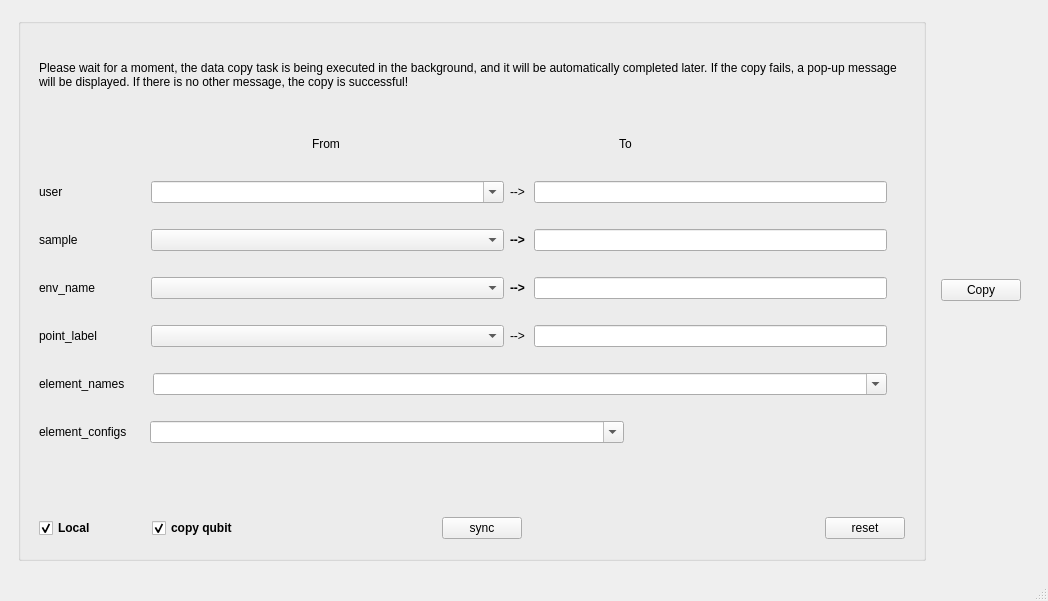
<?xml version="1.0" encoding="UTF-8"?>
<ui version="4.0">
 <class>MainWindow</class>
 <widget class="QMainWindow" name="MainWindow">
  <property name="geometry">
   <rect>
    <x>0</x>
    <y>0</y>
    <width>1048</width>
    <height>601</height>
   </rect>
  </property>
  <property name="windowTitle">
   <string>Copy Data</string>
  </property>
  <widget class="QWidget" name="centralwidget">
   <layout class="QVBoxLayout" name="verticalLayout">
    <item>
     <widget class="QWidget" name="widget" native="true">
      <layout class="QHBoxLayout" name="horizontalLayout_2" stretch="8">
       <item>
        <layout class="QHBoxLayout" name="horizontalLayout" stretch="10,1">
         <item>
          <widget class="QGroupBox" name="groupBox_2">
           <layout class="QVBoxLayout" name="verticalLayout_3" stretch="2,1,1,1,1,1,1,1,1,1">
            <item>
             <widget class="QWidget" name="widget_2" native="true">
              <layout class="QGridLayout" name="gridLayout">
               <item row="0" column="0">
                <widget class="QLabel" name="CopyTips">
                 <property name="text">
                  <string>Please wait for a moment, the data copy task is being executed in the background, and it will be automatically completed later. If the copy fails, a pop-up message will be displayed. If there is no other message, the copy is successful!</string>
                 </property>
                 <property name="wordWrap">
                  <bool>true</bool>
                 </property>
                </widget>
               </item>
              </layout>
             </widget>
            </item>
            <item>
             <widget class="QWidget" name="widget_5" native="true">
              <layout class="QHBoxLayout" name="horizontalLayout_9">
               <item>
                <spacer name="horizontalSpacer_8">
                 <property name="orientation">
                  <enum>Qt::Horizontal</enum>
                 </property>
                 <property name="sizeHint" stdset="0">
                  <size>
                   <width>164</width>
                   <height>20</height>
                  </size>
                 </property>
                </spacer>
               </item>
               <item>
                <widget class="QLabel" name="label_2">
                 <property name="text">
                  <string>From</string>
                 </property>
                </widget>
               </item>
               <item>
                <spacer name="horizontalSpacer_9">
                 <property name="orientation">
                  <enum>Qt::Horizontal</enum>
                 </property>
                 <property name="sizeHint" stdset="0">
                  <size>
                   <width>163</width>
                   <height>20</height>
                  </size>
                 </property>
                </spacer>
               </item>
               <item>
                <widget class="QLabel" name="label_11">
                 <property name="text">
                  <string>To</string>
                 </property>
                </widget>
               </item>
               <item>
                <spacer name="horizontalSpacer_10">
                 <property name="orientation">
                  <enum>Qt::Horizontal</enum>
                 </property>
                 <property name="sizeHint" stdset="0">
                  <size>
                   <width>92</width>
                   <height>20</height>
                  </size>
                 </property>
                </spacer>
               </item>
              </layout>
             </widget>
            </item>
            <item>
             <widget class="QWidget" name="widget_4" native="true">
              <layout class="QHBoxLayout" name="horizontalLayout_7" stretch="6,20,1,20,1">
               <item>
                <widget class="QLabel" name="label">
                 <property name="text">
                  <string>user</string>
                 </property>
                </widget>
               </item>
               <item>
                <widget class="SearchComboBox" name="OtherNameText">
                 <property name="editable">
                  <bool>true</bool>
                 </property>
                </widget>
               </item>
               <item>
                <widget class="QLabel" name="label_10">
                 <property name="text">
                  <string>--&gt;</string>
                 </property>
                </widget>
               </item>
               <item>
                <widget class="QLineEdit" name="OtherNameText_2"/>
               </item>
               <item>
                <spacer name="horizontalSpacer">
                 <property name="orientation">
                  <enum>Qt::Horizontal</enum>
                 </property>
                 <property name="sizeHint" stdset="0">
                  <size>
                   <width>116</width>
                   <height>20</height>
                  </size>
                 </property>
                </spacer>
               </item>
              </layout>
             </widget>
            </item>
            <item>
             <widget class="QWidget" name="widget_7" native="true">
              <layout class="QHBoxLayout" name="horizontalLayout_6" stretch="6,20,1,20,1">
               <item>
                <widget class="QLabel" name="label_4">
                 <property name="text">
                  <string>sample</string>
                 </property>
                </widget>
               </item>
               <item>
                <widget class="QComboBox" name="SampleText"/>
               </item>
               <item>
                <widget class="QLabel" name="label_9">
                 <property name="font">
                  <font>
                   <bold>true</bold>
                  </font>
                 </property>
                 <property name="text">
                  <string>--&gt;</string>
                 </property>
                </widget>
               </item>
               <item>
                <widget class="QLineEdit" name="SampleText_2"/>
               </item>
               <item>
                <spacer name="horizontalSpacer_4">
                 <property name="orientation">
                  <enum>Qt::Horizontal</enum>
                 </property>
                 <property name="sizeHint" stdset="0">
                  <size>
                   <width>116</width>
                   <height>20</height>
                  </size>
                 </property>
                </spacer>
               </item>
              </layout>
             </widget>
            </item>
            <item>
             <widget class="QWidget" name="widget_8" native="true">
              <layout class="QHBoxLayout" name="horizontalLayout_4" stretch="6,20,1,20,1">
               <item>
                <widget class="QLabel" name="label_5">
                 <property name="text">
                  <string>env_name</string>
                 </property>
                </widget>
               </item>
               <item>
                <widget class="QComboBox" name="EnvNameText"/>
               </item>
               <item>
                <widget class="QLabel" name="label_8">
                 <property name="font">
                  <font>
                   <bold>true</bold>
                  </font>
                 </property>
                 <property name="text">
                  <string>--&gt;</string>
                 </property>
                </widget>
               </item>
               <item>
                <widget class="QLineEdit" name="EnvNameText_2"/>
               </item>
               <item>
                <spacer name="horizontalSpacer_5">
                 <property name="orientation">
                  <enum>Qt::Horizontal</enum>
                 </property>
                 <property name="sizeHint" stdset="0">
                  <size>
                   <width>116</width>
                   <height>20</height>
                  </size>
                 </property>
                </spacer>
               </item>
              </layout>
             </widget>
            </item>
            <item>
             <widget class="QWidget" name="widget_9" native="true">
              <layout class="QHBoxLayout" name="horizontalLayout_3" stretch="6,20,1,20,1">
               <item>
                <widget class="QLabel" name="label_6">
                 <property name="text">
                  <string>point_label</string>
                 </property>
                </widget>
               </item>
               <item>
                <widget class="QComboBox" name="PointLabelText"/>
               </item>
               <item>
                <widget class="QLabel" name="label_7">
                 <property name="text">
                  <string>--&gt;</string>
                 </property>
                </widget>
               </item>
               <item>
                <widget class="QLineEdit" name="PointLabelText_2"/>
               </item>
               <item>
                <spacer name="horizontalSpacer_6">
                 <property name="orientation">
                  <enum>Qt::Horizontal</enum>
                 </property>
                 <property name="sizeHint" stdset="0">
                  <size>
                   <width>21</width>
                   <height>20</height>
                  </size>
                 </property>
                </spacer>
               </item>
              </layout>
             </widget>
            </item>
            <item>
             <widget class="QWidget" name="widget_6" native="true">
              <layout class="QHBoxLayout" name="horizontalLayout_8" stretch="6,41,1">
               <item>
                <widget class="QLabel" name="label_3">
                 <property name="text">
                  <string>element_names</string>
                 </property>
                </widget>
               </item>
               <item>
                <widget class="QMultiComboBox" name="ElementNamesText">
                 <property name="editable">
                  <bool>true</bool>
                 </property>
                 <property name="placeholderText">
                  <string extracomment="default all elements"/>
                 </property>
                </widget>
               </item>
               <item>
                <spacer name="horizontalSpacer_3">
                 <property name="orientation">
                  <enum>Qt::Horizontal</enum>
                 </property>
                 <property name="sizeHint" stdset="0">
                  <size>
                   <width>37</width>
                   <height>20</height>
                  </size>
                 </property>
                </spacer>
               </item>
              </layout>
             </widget>
            </item>
            <item>
             <widget class="QWidget" name="widget_10" native="true">
              <layout class="QHBoxLayout" name="horizontalLayout_10" stretch="6,27,16">
               <item>
                <widget class="QLabel" name="label_12">
                 <property name="text">
                  <string>element_configs</string>
                 </property>
                </widget>
               </item>
               <item>
                <widget class="QMultiComboBox" name="ElementConfigsText">
                 <property name="editable">
                  <bool>true</bool>
                 </property>
                 <property name="placeholderText">
                  <string extracomment="default all elements"/>
                 </property>
                </widget>
               </item>
               <item>
                <spacer name="horizontalSpacer_11">
                 <property name="orientation">
                  <enum>Qt::Horizontal</enum>
                 </property>
                 <property name="sizeHint" stdset="0">
                  <size>
                   <width>37</width>
                   <height>20</height>
                  </size>
                 </property>
                </spacer>
               </item>
              </layout>
             </widget>
            </item>
            <item>
             <widget class="QWidget" name="widget_11" native="true">
              <layout class="QHBoxLayout" name="horizontalLayout_11" stretch="0">
               <item>
                <spacer name="verticalSpacer_3">
                 <property name="orientation">
                  <enum>Qt::Vertical</enum>
                 </property>
                 <property name="sizeHint" stdset="0">
                  <size>
                   <width>20</width>
                   <height>40</height>
                  </size>
                 </property>
                </spacer>
               </item>
              </layout>
             </widget>
            </item>
            <item>
             <widget class="QWidget" name="widget_tool" native="true">
              <property name="minimumSize">
               <size>
                <width>0</width>
                <height>0</height>
               </size>
              </property>
              <property name="font">
               <font>
                <underline>false</underline>
               </font>
              </property>
              <layout class="QHBoxLayout" name="horizontalLayout_5" stretch="1,1,1,4,1,6,1">
               <item>
                <widget class="QCheckBox" name="LocalBox">
                 <property name="font">
                  <font>
                   <bold>true</bold>
                   <underline>false</underline>
                  </font>
                 </property>
                 <property name="text">
                  <string>Local</string>
                 </property>
                 <property name="checked">
                  <bool>true</bool>
                 </property>
                </widget>
               </item>
               <item>
                <spacer name="horizontalSpacer_12">
                 <property name="orientation">
                  <enum>Qt::Horizontal</enum>
                 </property>
                 <property name="sizeHint" stdset="0">
                  <size>
                   <width>46</width>
                   <height>20</height>
                  </size>
                 </property>
                </spacer>
               </item>
               <item>
                <widget class="QCheckBox" name="CopyQubitBox">
                 <property name="font">
                  <font>
                   <bold>true</bold>
                   <underline>false</underline>
                  </font>
                 </property>
                 <property name="text">
                  <string>copy qubit</string>
                 </property>
                 <property name="checked">
                  <bool>true</bool>
                 </property>
                </widget>
               </item>
               <item>
                <spacer name="horizontalSpacer_2">
                 <property name="orientation">
                  <enum>Qt::Horizontal</enum>
                 </property>
                 <property name="sizeHint" stdset="0">
                  <size>
                   <width>136</width>
                   <height>20</height>
                  </size>
                 </property>
                </spacer>
               </item>
               <item>
                <widget class="QPushButton" name="SyncButton">
                 <property name="text">
                  <string>sync</string>
                 </property>
                </widget>
               </item>
               <item>
                <spacer name="horizontalSpacer_7">
                 <property name="orientation">
                  <enum>Qt::Horizontal</enum>
                 </property>
                 <property name="sizeHint" stdset="0">
                  <size>
                   <width>135</width>
                   <height>20</height>
                  </size>
                 </property>
                </spacer>
               </item>
               <item>
                <widget class="QPushButton" name="ResetButton">
                 <property name="text">
                  <string>reset</string>
                 </property>
                </widget>
               </item>
              </layout>
             </widget>
            </item>
           </layout>
          </widget>
         </item>
         <item>
          <widget class="QWidget" name="widget_3" native="true">
           <layout class="QVBoxLayout" name="verticalLayout_2">
            <item>
             <spacer name="verticalSpacer">
              <property name="orientation">
               <enum>Qt::Vertical</enum>
              </property>
              <property name="sizeHint" stdset="0">
               <size>
                <width>20</width>
                <height>65</height>
               </size>
              </property>
             </spacer>
            </item>
            <item>
             <widget class="QPushButton" name="CopyButton">
              <property name="text">
               <string>Copy</string>
              </property>
             </widget>
            </item>
            <item>
             <spacer name="verticalSpacer_2">
              <property name="orientation">
               <enum>Qt::Vertical</enum>
              </property>
              <property name="sizeHint" stdset="0">
               <size>
                <width>20</width>
                <height>66</height>
               </size>
              </property>
             </spacer>
            </item>
           </layout>
          </widget>
         </item>
        </layout>
       </item>
      </layout>
     </widget>
    </item>
   </layout>
  </widget>
  <widget class="QStatusBar" name="statusbar"/>
 </widget>
 <customwidgets>
  <customwidget>
   <class>QMultiComboBox</class>
   <extends>QComboBox</extends>
   <header>.widgets.combox_custom.combox_multi</header>
  </customwidget>
  <customwidget>
   <class>SearchComboBox</class>
   <extends>QComboBox</extends>
   <header>.widgets.combox_custom.combox_search</header>
  </customwidget>
 </customwidgets>
 <resources/>
 <connections>
  <connection>
   <sender>CopyButton</sender>
   <signal>clicked()</signal>
   <receiver>MainWindow</receiver>
   <slot>copy_other_data()</slot>
   <hints>
    <hint type="sourcelabel">
     <x>527</x>
     <y>218</y>
    </hint>
    <hint type="destinationlabel">
     <x>301</x>
     <y>176</y>
    </hint>
   </hints>
  </connection>
  <connection>
   <sender>OtherNameText</sender>
   <signal>currentIndexChanged(int)</signal>
   <receiver>MainWindow</receiver>
   <slot>update_sample()</slot>
   <hints>
    <hint type="sourcelabel">
     <x>224</x>
     <y>54</y>
    </hint>
    <hint type="destinationlabel">
     <x>340</x>
     <y>208</y>
    </hint>
   </hints>
  </connection>
  <connection>
   <sender>SampleText</sender>
   <signal>currentTextChanged(QString)</signal>
   <receiver>MainWindow</receiver>
   <slot>update_env_name()</slot>
   <hints>
    <hint type="sourcelabel">
     <x>224</x>
     <y>111</y>
    </hint>
    <hint type="destinationlabel">
     <x>340</x>
     <y>208</y>
    </hint>
   </hints>
  </connection>
  <connection>
   <sender>EnvNameText</sender>
   <signal>currentTextChanged(QString)</signal>
   <receiver>MainWindow</receiver>
   <slot>update_point_label()</slot>
   <hints>
    <hint type="sourcelabel">
     <x>224</x>
     <y>169</y>
    </hint>
    <hint type="destinationlabel">
     <x>340</x>
     <y>208</y>
    </hint>
   </hints>
  </connection>
  <connection>
   <sender>PointLabelText</sender>
   <signal>currentTextChanged(QString)</signal>
   <receiver>MainWindow</receiver>
   <slot>update_element_names()</slot>
   <hints>
    <hint type="sourcelabel">
     <x>224</x>
     <y>227</y>
    </hint>
    <hint type="destinationlabel">
     <x>340</x>
     <y>208</y>
    </hint>
   </hints>
  </connection>
  <connection>
   <sender>LocalBox</sender>
   <signal>stateChanged(int)</signal>
   <receiver>MainWindow</receiver>
   <slot>change_local()</slot>
   <hints>
    <hint type="sourcelabel">
     <x>65</x>
     <y>415</y>
    </hint>
    <hint type="destinationlabel">
     <x>523</x>
     <y>242</y>
    </hint>
   </hints>
  </connection>
  <connection>
   <sender>SyncButton</sender>
   <signal>clicked()</signal>
   <receiver>MainWindow</receiver>
   <slot>sync_env_data()</slot>
   <hints>
    <hint type="sourcelabel">
     <x>464</x>
     <y>415</y>
    </hint>
    <hint type="destinationlabel">
     <x>523</x>
     <y>242</y>
    </hint>
   </hints>
  </connection>
  <connection>
   <sender>ResetButton</sender>
   <signal>clicked()</signal>
   <receiver>MainWindow</receiver>
   <slot>reset_window()</slot>
   <hints>
    <hint type="sourcelabel">
     <x>873</x>
     <y>415</y>
    </hint>
    <hint type="destinationlabel">
     <x>523</x>
     <y>242</y>
    </hint>
   </hints>
  </connection>
 </connections>
 <slots>
  <slot>update_element_names()</slot>
  <slot>copy_other_data()</slot>
  <slot>update_sample()</slot>
  <slot>update_env_name()</slot>
  <slot>update_point_label()</slot>
  <slot>reset_window()</slot>
  <slot>change_local()</slot>
  <slot>sync_env_data()</slot>
 </slots>
</ui>
